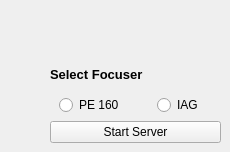
      <widget class="QWidget" name="select">
       <widget class="QWidget" name="layoutWidget">
        <property name="geometry">
         <rect>
          <x>50</x>
          <y>60</y>
          <width>171</width>
          <height>83</height>
         </rect>
        </property>
        <layout class="QVBoxLayout" name="verticalLayout_36">
         <item>
          <widget class="QLabel" name="label_21">
           <property name="palette">
            <palette>
             <active>
              <colorrole role="WindowText">
               <brush brushstyle="SolidPattern">
                <color alpha="255">
                 <red>0</red>
                 <green>0</green>
                 <blue>0</blue>
                </color>
               </brush>
              </colorrole>
              <colorrole role="Button">
               <brush brushstyle="SolidPattern">
                <color alpha="255">
                 <red>255</red>
                 <green>255</green>
                 <blue>255</blue>
                </color>
               </brush>
              </colorrole>
              <colorrole role="Light">
               <brush brushstyle="SolidPattern">
                <color alpha="255">
                 <red>255</red>
                 <green>255</green>
                 <blue>255</blue>
                </color>
               </brush>
              </colorrole>
              <colorrole role="Midlight">
               <brush brushstyle="SolidPattern">
                <color alpha="255">
                 <red>255</red>
                 <green>255</green>
                 <blue>255</blue>
                </color>
               </brush>
              </colorrole>
              <colorrole role="Dark">
               <brush brushstyle="SolidPattern">
                <color alpha="255">
                 <red>127</red>
                 <green>127</green>
                 <blue>127</blue>
                </color>
               </brush>
              </colorrole>
              <colorrole role="Mid">
               <brush brushstyle="SolidPattern">
                <color alpha="255">
                 <red>170</red>
                 <green>170</green>
                 <blue>170</blue>
                </color>
               </brush>
              </colorrole>
              <colorrole role="Text">
               <brush brushstyle="SolidPattern">
                <color alpha="255">
                 <red>0</red>
                 <green>0</green>
                 <blue>0</blue>
                </color>
               </brush>
              </colorrole>
              <colorrole role="BrightText">
               <brush brushstyle="SolidPattern">
                <color alpha="255">
                 <red>255</red>
                 <green>255</green>
                 <blue>255</blue>
                </color>
               </brush>
              </colorrole>
              <colorrole role="ButtonText">
               <brush brushstyle="SolidPattern">
                <color alpha="255">
                 <red>0</red>
                 <green>0</green>
                 <blue>0</blue>
                </color>
               </brush>
              </colorrole>
              <colorrole role="Base">
               <brush brushstyle="SolidPattern">
                <color alpha="255">
                 <red>255</red>
                 <green>255</green>
                 <blue>255</blue>
                </color>
               </brush>
              </colorrole>
              <colorrole role="Window">
               <brush brushstyle="SolidPattern">
                <color alpha="255">
                 <red>255</red>
                 <green>255</green>
                 <blue>255</blue>
                </color>
               </brush>
              </colorrole>
              <colorrole role="Shadow">
               <brush brushstyle="SolidPattern">
                <color alpha="255">
                 <red>0</red>
                 <green>0</green>
                 <blue>0</blue>
                </color>
               </brush>
              </colorrole>
              <colorrole role="AlternateBase">
               <brush brushstyle="SolidPattern">
                <color alpha="255">
                 <red>255</red>
                 <green>255</green>
                 <blue>255</blue>
                </color>
               </brush>
              </colorrole>
              <colorrole role="ToolTipBase">
               <brush brushstyle="SolidPattern">
                <color alpha="255">
                 <red>255</red>
                 <green>255</green>
                 <blue>220</blue>
                </color>
               </brush>
              </colorrole>
              <colorrole role="ToolTipText">
               <brush brushstyle="SolidPattern">
                <color alpha="255">
                 <red>0</red>
                 <green>0</green>
                 <blue>0</blue>
                </color>
               </brush>
              </colorrole>
              <colorrole role="PlaceholderText">
               <brush brushstyle="SolidPattern">
                <color alpha="127">
                 <red>0</red>
                 <green>0</green>
                 <blue>0</blue>
                </color>
               </brush>
              </colorrole>
              <colorrole role="Accent">
               <brush brushstyle="SolidPattern">
                <color alpha="255">
                 <red>255</red>
                 <green>255</green>
                 <blue>255</blue>
                </color>
               </brush>
              </colorrole>
             </active>
             <inactive>
              <colorrole role="WindowText">
               <brush brushstyle="SolidPattern">
                <color alpha="255">
                 <red>0</red>
                 <green>0</green>
                 <blue>0</blue>
                </color>
               </brush>
              </colorrole>
              <colorrole role="Button">
               <brush brushstyle="SolidPattern">
                <color alpha="255">
                 <red>255</red>
                 <green>255</green>
                 <blue>255</blue>
                </color>
               </brush>
              </colorrole>
              <colorrole role="Light">
               <brush brushstyle="SolidPattern">
                <color alpha="255">
                 <red>255</red>
                 <green>255</green>
                 <blue>255</blue>
                </color>
               </brush>
              </colorrole>
              <colorrole role="Midlight">
               <brush brushstyle="SolidPattern">
                <color alpha="255">
                 <red>255</red>
                 <green>255</green>
                 <blue>255</blue>
                </color>
               </brush>
              </colorrole>
              <colorrole role="Dark">
               <brush brushstyle="SolidPattern">
                <color alpha="255">
                 <red>127</red>
                 <green>127</green>
                 <blue>127</blue>
                </color>
               </brush>
              </colorrole>
              <colorrole role="Mid">
               <brush brushstyle="SolidPattern">
                <color alpha="255">
                 <red>170</red>
                 <green>170</green>
                 <blue>170</blue>
                </color>
               </brush>
              </colorrole>
              <colorrole role="Text">
               <brush brushstyle="SolidPattern">
                <color alpha="255">
                 <red>0</red>
                 <green>0</green>
                 <blue>0</blue>
                </color>
               </brush>
              </colorrole>
              <colorrole role="BrightText">
               <brush brushstyle="SolidPattern">
                <color alpha="255">
                 <red>255</red>
                 <green>255</green>
                 <blue>255</blue>
                </color>
               </brush>
              </colorrole>
              <colorrole role="ButtonText">
               <brush brushstyle="SolidPattern">
                <color alpha="255">
                 <red>0</red>
                 <green>0</green>
                 <blue>0</blue>
                </color>
               </brush>
              </colorrole>
              <colorrole role="Base">
               <brush brushstyle="SolidPattern">
                <color alpha="255">
                 <red>255</red>
                 <green>255</green>
                 <blue>255</blue>
                </color>
               </brush>
              </colorrole>
              <colorrole role="Window">
               <brush brushstyle="SolidPattern">
                <color alpha="255">
                 <red>255</red>
                 <green>255</green>
                 <blue>255</blue>
                </color>
               </brush>
              </colorrole>
              <colorrole role="Shadow">
               <brush brushstyle="SolidPattern">
                <color alpha="255">
                 <red>0</red>
                 <green>0</green>
                 <blue>0</blue>
                </color>
               </brush>
              </colorrole>
              <colorrole role="AlternateBase">
               <brush brushstyle="SolidPattern">
                <color alpha="255">
                 <red>255</red>
                 <green>255</green>
                 <blue>255</blue>
                </color>
               </brush>
              </colorrole>
              <colorrole role="ToolTipBase">
               <brush brushstyle="SolidPattern">
                <color alpha="255">
                 <red>255</red>
                 <green>255</green>
                 <blue>220</blue>
                </color>
               </brush>
              </colorrole>
              <colorrole role="ToolTipText">
               <brush brushstyle="SolidPattern">
                <color alpha="255">
                 <red>0</red>
                 <green>0</green>
                 <blue>0</blue>
                </color>
               </brush>
              </colorrole>
              <colorrole role="PlaceholderText">
               <brush brushstyle="SolidPattern">
                <color alpha="127">
                 <red>0</red>
                 <green>0</green>
                 <blue>0</blue>
                </color>
               </brush>
              </colorrole>
              <colorrole role="Accent">
               <brush brushstyle="SolidPattern">
                <color alpha="255">
                 <red>255</red>
                 <green>255</green>
                 <blue>255</blue>
                </color>
               </brush>
              </colorrole>
             </inactive>
             <disabled>
              <colorrole role="WindowText">
               <brush brushstyle="SolidPattern">
                <color alpha="255">
                 <red>127</red>
                 <green>127</green>
                 <blue>127</blue>
                </color>
               </brush>
              </colorrole>
              <colorrole role="Button">
               <brush brushstyle="SolidPattern">
                <color alpha="255">
                 <red>255</red>
                 <green>255</green>
                 <blue>255</blue>
                </color>
               </brush>
              </colorrole>
              <colorrole role="Light">
               <brush brushstyle="SolidPattern">
                <color alpha="255">
                 <red>255</red>
                 <green>255</green>
                 <blue>255</blue>
                </color>
               </brush>
              </colorrole>
              <colorrole role="Midlight">
               <brush brushstyle="SolidPattern">
                <color alpha="255">
                 <red>255</red>
                 <green>255</green>
                 <blue>255</blue>
                </color>
               </brush>
              </colorrole>
              <colorrole role="Dark">
               <brush brushstyle="SolidPattern">
                <color alpha="255">
                 <red>127</red>
                 <green>127</green>
                 <blue>127</blue>
                </color>
               </brush>
              </colorrole>
              <colorrole role="Mid">
               <brush brushstyle="SolidPattern">
                <color alpha="255">
                 <red>170</red>
                 <green>170</green>
                 <blue>170</blue>
                </color>
               </brush>
              </colorrole>
              <colorrole role="Text">
               <brush brushstyle="SolidPattern">
                <color alpha="255">
                 <red>127</red>
                 <green>127</green>
                 <blue>127</blue>
                </color>
               </brush>
              </colorrole>
              <colorrole role="BrightText">
               <brush brushstyle="SolidPattern">
                <color alpha="255">
                 <red>255</red>
                 <green>255</green>
                 <blue>255</blue>
                </color>
               </brush>
              </colorrole>
              <colorrole role="ButtonText">
               <brush brushstyle="SolidPattern">
                <color alpha="255">
                 <red>127</red>
                 <green>127</green>
                 <blue>127</blue>
                </color>
               </brush>
              </colorrole>
              <colorrole role="Base">
               <brush brushstyle="SolidPattern">
                <color alpha="255">
                 <red>255</red>
                 <green>255</green>
                 <blue>255</blue>
                </color>
               </brush>
              </colorrole>
              <colorrole role="Window">
               <brush brushstyle="SolidPattern">
                <color alpha="255">
                 <red>255</red>
                 <green>255</green>
                 <blue>255</blue>
                </color>
               </brush>
              </colorrole>
              <colorrole role="Shadow">
               <brush brushstyle="SolidPattern">
                <color alpha="255">
                 <red>0</red>
                 <green>0</green>
                 <blue>0</blue>
                </color>
               </brush>
              </colorrole>
              <colorrole role="AlternateBase">
               <brush brushstyle="SolidPattern">
                <color alpha="255">
                 <red>255</red>
                 <green>255</green>
                 <blue>255</blue>
                </color>
               </brush>
              </colorrole>
              <colorrole role="ToolTipBase">
               <brush brushstyle="SolidPattern">
                <color alpha="255">
                 <red>255</red>
                 <green>255</green>
                 <blue>220</blue>
                </color>
               </brush>
              </colorrole>
              <colorrole role="ToolTipText">
               <brush brushstyle="SolidPattern">
                <color alpha="255">
                 <red>0</red>
                 <green>0</green>
                 <blue>0</blue>
                </color>
               </brush>
              </colorrole>
              <colorrole role="PlaceholderText">
               <brush brushstyle="SolidPattern">
                <color alpha="127">
                 <red>127</red>
                 <green>127</green>
                 <blue>127</blue>
                </color>
               </brush>
              </colorrole>
              <colorrole role="Accent">
               <brush brushstyle="SolidPattern">
                <color alpha="255">
                 <red>255</red>
                 <green>255</green>
                 <blue>255</blue>
                </color>
               </brush>
              </colorrole>
             </disabled>
            </palette>
           </property>
           <property name="font">
            <font>
             <pointsize>10</pointsize>
             <bold>true</bold>
            </font>
           </property>
           <property name="text">
            <string>Select Focuser</string>
           </property>
          </widget>
         </item>
         <item>
          <layout class="QHBoxLayout" name="horizontalLayout_92">
           <item alignment="Qt::AlignmentFlag::AlignHCenter">
            <widget class="QRadioButton" name="rb160">
             <property name="text">
              <string>PE 160</string>
             </property>
            </widget>
           </item>
           <item alignment="Qt::AlignmentFlag::AlignHCenter">
            <widget class="QRadioButton" name="rbIAG">
             <property name="text">
              <string>IAG</string>
             </property>
            </widget>
           </item>
          </layout>
         </item>
         <item>
          <widget class="QPushButton" name="btnStartServer">
           <property name="text">
            <string>Start Server</string>
           </property>
          </widget>
         </item>
        </layout>
       </widget>
      </widget>
